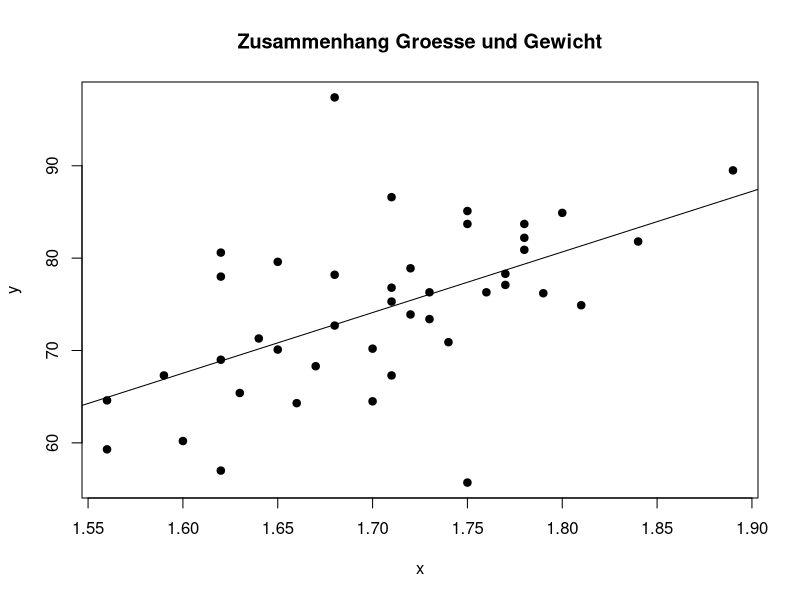

The R source for this figure:


#################################################################
# Lineare Regression 
#################################################################
# von Prof. Dr. Robert Hable, Technische Hochschule Deggendorf
#################################################################



######################################
# Beispiel f�r Regression
#############


# Setzen des Pfades und Einlesen der Beispiel-Daten

  setwd("/home/steinerj/Documents/Bachelory-Study/Artificial Intelligence/AI/introduction-ki-machine-learning/data")
  Daten <- read.csv2("Koerpergewicht_2.csv",header=TRUE,sep=",",fill=TRUE)
  Daten[1:5,]

  Daten[,"Geschlecht"] <- as.factor(Daten[,"Geschlecht"])


# Kontrolle der Datentypen und Ausgabe der Summary
  
  summary(Daten)


# Berechnung der Regression

  model <- lm(Gewicht ~ Geschlecht + Alter + Groesse, data=Daten)
  model

# Berechnung des mittleren Prognosefehlers (MAD)

  y <- Daten[,"Gewicht"] 
  Prognosen <- model$fitted.values 
  Prognosefehler <- mean( abs( y - Prognosen ) )
  Prognosefehler
  
  
#####  
# Beispiel f�r einfache Regression (nur eine Einflussvariablen)

  model.2 <- lm( Gewicht ~ Groesse, data=Daten)
  model.2 

  # Zeichnen der Punktewolke mit Regressionsfunktion
  
    # Zun�chst die Punktewolke
    
      x <- Daten[,"Groesse"]
      y <- Daten[,"Gewicht"]
      plot(x,y,pch=19,main="Zusammenhang Groesse und Gewicht")
    
    # Die Regressionsgerade l�sst sich folgenderma�en zeichnen
    # (nur m�glich bei nur einer Einflussvariablen)
    
      Parameter <- model.2$coefficients
      Parameter
      
      Intercept <- Parameter[1]
      Steigung <- Parameter[2]
      
      abline(a=Intercept,b=Steigung) 